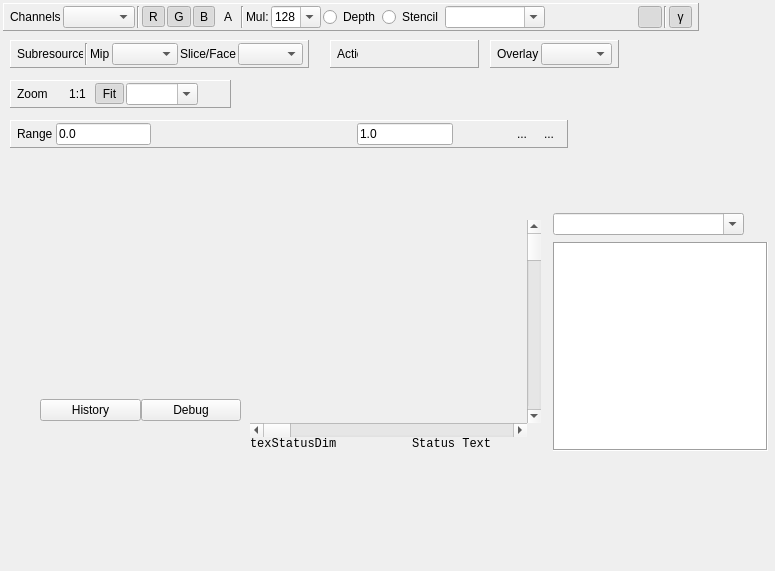
<?xml version="1.0" encoding="UTF-8"?>
<ui version="4.0">
 <class>TextureViewer</class>
 <widget class="QFrame" name="TextureViewer">
  <property name="geometry">
   <rect>
    <x>0</x>
    <y>0</y>
    <width>775</width>
    <height>571</height>
   </rect>
  </property>
  <property name="windowTitle">
   <string>Texture Viewer</string>
  </property>
  <widget class="ToolWindowManager" name="dockarea" native="true">
   <property name="geometry">
    <rect>
     <x>50</x>
     <y>460</y>
     <width>119</width>
     <height>100</height>
    </rect>
   </property>
   <property name="sizePolicy">
    <sizepolicy hsizetype="MinimumExpanding" vsizetype="MinimumExpanding">
     <horstretch>0</horstretch>
     <verstretch>0</verstretch>
    </sizepolicy>
   </property>
   <property name="minimumSize">
    <size>
     <width>100</width>
     <height>100</height>
    </size>
   </property>
   <property name="autoFillBackground">
    <bool>false</bool>
   </property>
  </widget>
  <widget class="QFrame" name="rangeToolbar">
   <property name="geometry">
    <rect>
     <x>10</x>
     <y>120</y>
     <width>558</width>
     <height>28</height>
    </rect>
   </property>
   <property name="minimumSize">
    <size>
     <width>0</width>
     <height>28</height>
    </size>
   </property>
   <property name="frameShape">
    <enum>QFrame::Panel</enum>
   </property>
   <property name="frameShadow">
    <enum>QFrame::Raised</enum>
   </property>
   <layout class="QHBoxLayout" name="horizontalLayout_7">
    <property name="spacing">
     <number>3</number>
    </property>
    <property name="leftMargin">
     <number>6</number>
    </property>
    <property name="topMargin">
     <number>2</number>
    </property>
    <property name="rightMargin">
     <number>6</number>
    </property>
    <property name="bottomMargin">
     <number>2</number>
    </property>
    <item>
     <widget class="QLabel" name="rangeLabel">
      <property name="text">
       <string>Range</string>
      </property>
     </widget>
    </item>
    <item>
     <widget class="RDLineEdit" name="rangeBlack">
      <property name="sizePolicy">
       <sizepolicy hsizetype="Preferred" vsizetype="Fixed">
        <horstretch>0</horstretch>
        <verstretch>0</verstretch>
       </sizepolicy>
      </property>
      <property name="text">
       <string>0.0</string>
      </property>
     </widget>
    </item>
    <item>
     <widget class="RangeHistogram" name="rangeHistogram" native="true">
      <property name="minimumSize">
       <size>
        <width>200</width>
        <height>0</height>
       </size>
      </property>
      <property name="baseSize">
       <size>
        <width>0</width>
        <height>0</height>
       </size>
      </property>
     </widget>
    </item>
    <item>
     <widget class="RDLineEdit" name="rangeWhite">
      <property name="sizePolicy">
       <sizepolicy hsizetype="Preferred" vsizetype="Fixed">
        <horstretch>0</horstretch>
        <verstretch>0</verstretch>
       </sizepolicy>
      </property>
      <property name="text">
       <string>1.0</string>
      </property>
     </widget>
    </item>
    <item>
     <widget class="QToolButton" name="zoomRange">
      <property name="sizePolicy">
       <sizepolicy hsizetype="Fixed" vsizetype="MinimumExpanding">
        <horstretch>0</horstretch>
        <verstretch>0</verstretch>
       </sizepolicy>
      </property>
      <property name="toolTip">
       <string>Zoom the visible range controls to the current black and white points</string>
      </property>
      <property name="text">
       <string/>
      </property>
      <property name="icon">
       <iconset resource="../Resources/resources.qrc">
        <normaloff>:/zoom.png</normaloff>:/zoom.png</iconset>
      </property>
      <property name="autoRaise">
       <bool>true</bool>
      </property>
     </widget>
    </item>
    <item>
     <widget class="RDToolButton" name="autoFit">
      <property name="sizePolicy">
       <sizepolicy hsizetype="Fixed" vsizetype="MinimumExpanding">
        <horstretch>0</horstretch>
        <verstretch>0</verstretch>
       </sizepolicy>
      </property>
      <property name="toolTip">
       <string>Automatically fit the black and white points of the range to the minimum and maximum values contained in the texture</string>
      </property>
      <property name="text">
       <string/>
      </property>
      <property name="icon">
       <iconset resource="../Resources/resources.qrc">
        <normaloff>:/wand.png</normaloff>:/wand.png</iconset>
      </property>
      <property name="checkable">
       <bool>true</bool>
      </property>
      <property name="autoRaise">
       <bool>true</bool>
      </property>
     </widget>
    </item>
    <item>
     <widget class="QToolButton" name="reset01">
      <property name="sizePolicy">
       <sizepolicy hsizetype="Fixed" vsizetype="MinimumExpanding">
        <horstretch>0</horstretch>
        <verstretch>0</verstretch>
       </sizepolicy>
      </property>
      <property name="toolTip">
       <string>Reset to [0, 1]</string>
      </property>
      <property name="text">
       <string>...</string>
      </property>
      <property name="icon">
       <iconset resource="../Resources/resources.qrc">
        <normaloff>:/arrow_undo.png</normaloff>:/arrow_undo.png</iconset>
      </property>
      <property name="autoRaise">
       <bool>true</bool>
      </property>
     </widget>
    </item>
    <item>
     <widget class="QToolButton" name="visualiseRange">
      <property name="sizePolicy">
       <sizepolicy hsizetype="Fixed" vsizetype="MinimumExpanding">
        <horstretch>0</horstretch>
        <verstretch>0</verstretch>
       </sizepolicy>
      </property>
      <property name="toolTip">
       <string>Show a histogram with the distribution of values on top of the visible range</string>
      </property>
      <property name="text">
       <string>...</string>
      </property>
      <property name="icon">
       <iconset resource="../Resources/resources.qrc">
        <normaloff>:/chart_curve.png</normaloff>:/chart_curve.png</iconset>
      </property>
      <property name="checkable">
       <bool>true</bool>
      </property>
      <property name="autoRaise">
       <bool>true</bool>
      </property>
     </widget>
    </item>
   </layout>
  </widget>
  <widget class="QFrame" name="overlayToolbar">
   <property name="geometry">
    <rect>
     <x>490</x>
     <y>40</y>
     <width>129</width>
     <height>28</height>
    </rect>
   </property>
   <property name="minimumSize">
    <size>
     <width>0</width>
     <height>28</height>
    </size>
   </property>
   <property name="frameShape">
    <enum>QFrame::Panel</enum>
   </property>
   <property name="frameShadow">
    <enum>QFrame::Raised</enum>
   </property>
   <layout class="QHBoxLayout" name="horizontalLayout_8">
    <property name="spacing">
     <number>2</number>
    </property>
    <property name="leftMargin">
     <number>6</number>
    </property>
    <property name="topMargin">
     <number>2</number>
    </property>
    <property name="rightMargin">
     <number>6</number>
    </property>
    <property name="bottomMargin">
     <number>2</number>
    </property>
    <item>
     <widget class="QLabel" name="overlayLabel">
      <property name="text">
       <string>Overlay</string>
      </property>
     </widget>
    </item>
    <item>
     <widget class="QComboBox" name="overlay">
      <property name="maxVisibleItems">
       <number>20</number>
      </property>
     </widget>
    </item>
   </layout>
  </widget>
  <widget class="QFrame" name="zoomToolbar">
   <property name="geometry">
    <rect>
     <x>10</x>
     <y>80</y>
     <width>221</width>
     <height>28</height>
    </rect>
   </property>
   <property name="minimumSize">
    <size>
     <width>0</width>
     <height>28</height>
    </size>
   </property>
   <property name="frameShape">
    <enum>QFrame::Panel</enum>
   </property>
   <property name="frameShadow">
    <enum>QFrame::Raised</enum>
   </property>
   <layout class="QHBoxLayout" name="horizontalLayout_9">
    <property name="spacing">
     <number>2</number>
    </property>
    <property name="leftMargin">
     <number>6</number>
    </property>
    <property name="topMargin">
     <number>2</number>
    </property>
    <property name="rightMargin">
     <number>6</number>
    </property>
    <property name="bottomMargin">
     <number>2</number>
    </property>
    <item>
     <widget class="QLabel" name="zoomLabel">
      <property name="text">
       <string>Zoom</string>
      </property>
     </widget>
    </item>
    <item>
     <widget class="QToolButton" name="zoomExactSize">
      <property name="enabled">
       <bool>true</bool>
      </property>
      <property name="toolTip">
       <string>Reset the zoom to 100%</string>
      </property>
      <property name="text">
       <string>1:1</string>
      </property>
      <property name="checkable">
       <bool>false</bool>
      </property>
      <property name="checked">
       <bool>false</bool>
      </property>
      <property name="toolButtonStyle">
       <enum>Qt::ToolButtonTextBesideIcon</enum>
      </property>
      <property name="autoRaise">
       <bool>true</bool>
      </property>
     </widget>
    </item>
    <item>
     <widget class="QToolButton" name="fitToWindow">
      <property name="enabled">
       <bool>true</bool>
      </property>
      <property name="toolTip">
       <string>Fit the current texture to the window</string>
      </property>
      <property name="text">
       <string>Fit</string>
      </property>
      <property name="icon">
       <iconset resource="../Resources/resources.qrc">
        <normaloff>:/arrow_out.png</normaloff>:/arrow_out.png</iconset>
      </property>
      <property name="checkable">
       <bool>true</bool>
      </property>
      <property name="checked">
       <bool>true</bool>
      </property>
      <property name="toolButtonStyle">
       <enum>Qt::ToolButtonTextBesideIcon</enum>
      </property>
      <property name="autoRaise">
       <bool>true</bool>
      </property>
     </widget>
    </item>
    <item>
     <widget class="QComboBox" name="zoomOption">
      <property name="minimumSize">
       <size>
        <width>70</width>
        <height>0</height>
       </size>
      </property>
      <property name="editable">
       <bool>true</bool>
      </property>
      <property name="insertPolicy">
       <enum>QComboBox::NoInsert</enum>
      </property>
     </widget>
    </item>
    <item>
     <widget class="QToolButton" name="flip_y">
      <property name="toolTip">
       <string>Flip the texture in the Y axis</string>
      </property>
      <property name="text">
       <string/>
      </property>
      <property name="icon">
       <iconset resource="../Resources/resources.qrc">
        <normaloff>:/flip_y.png</normaloff>:/flip_y.png</iconset>
      </property>
      <property name="checkable">
       <bool>true</bool>
      </property>
      <property name="autoRaise">
       <bool>true</bool>
      </property>
     </widget>
    </item>
   </layout>
  </widget>
  <widget class="QFrame" name="actionToolbar">
   <property name="geometry">
    <rect>
     <x>330</x>
     <y>40</y>
     <width>149</width>
     <height>28</height>
    </rect>
   </property>
   <property name="minimumSize">
    <size>
     <width>0</width>
     <height>28</height>
    </size>
   </property>
   <property name="frameShape">
    <enum>QFrame::Panel</enum>
   </property>
   <property name="frameShadow">
    <enum>QFrame::Raised</enum>
   </property>
   <layout class="QHBoxLayout" name="horizontalLayout_4">
    <property name="spacing">
     <number>2</number>
    </property>
    <property name="leftMargin">
     <number>6</number>
    </property>
    <property name="topMargin">
     <number>2</number>
    </property>
    <property name="rightMargin">
     <number>6</number>
    </property>
    <property name="bottomMargin">
     <number>2</number>
    </property>
    <item>
     <widget class="QLabel" name="actionLabel">
      <property name="text">
       <string>Actions</string>
      </property>
     </widget>
    </item>
    <item>
     <widget class="QToolButton" name="saveTex">
      <property name="toolTip">
       <string>Save selected Texture</string>
      </property>
      <property name="text">
       <string/>
      </property>
      <property name="icon">
       <iconset resource="../Resources/resources.qrc">
        <normaloff>:/save.png</normaloff>:/save.png</iconset>
      </property>
      <property name="autoRaise">
       <bool>true</bool>
      </property>
     </widget>
    </item>
    <item>
     <widget class="QToolButton" name="texListShow">
      <property name="toolTip">
       <string>Open Texture List</string>
      </property>
      <property name="text">
       <string/>
      </property>
      <property name="icon">
       <iconset resource="../Resources/resources.qrc">
        <normaloff>:/page_white_stack.png</normaloff>:/page_white_stack.png</iconset>
      </property>
      <property name="autoRaise">
       <bool>true</bool>
      </property>
     </widget>
    </item>
    <item>
     <widget class="QToolButton" name="viewTexBuffer">
      <property name="toolTip">
       <string>Open the texture contents in a raw buffer viewer</string>
      </property>
      <property name="text">
       <string/>
      </property>
      <property name="icon">
       <iconset resource="../Resources/resources.qrc">
        <normaloff>:/page_white_code.png</normaloff>:/page_white_code.png</iconset>
      </property>
      <property name="autoRaise">
       <bool>true</bool>
      </property>
     </widget>
    </item>
    <item>
     <widget class="QToolButton" name="locationGoto">
      <property name="toolTip">
       <string>Enter co-ordinates to select a specific pixel location</string>
      </property>
      <property name="text">
       <string/>
      </property>
      <property name="icon">
       <iconset resource="../Resources/resources.qrc">
        <normaloff>:/find.png</normaloff>:/find.png</iconset>
      </property>
      <property name="autoRaise">
       <bool>true</bool>
      </property>
     </widget>
    </item>
    <item>
     <widget class="QToolButton" name="resourceDetails">
      <property name="toolTip">
       <string>Open the currently visible resource's details in the resource inspector</string>
      </property>
      <property name="icon">
       <iconset resource="../Resources/resources.qrc">
        <normaloff>:/link.png</normaloff>:/link.png</iconset>
      </property>
      <property name="autoRaise">
       <bool>true</bool>
      </property>
     </widget>
    </item>
   </layout>
  </widget>
  <widget class="QFrame" name="subresourceToolbar">
   <property name="geometry">
    <rect>
     <x>10</x>
     <y>40</y>
     <width>299</width>
     <height>28</height>
    </rect>
   </property>
   <property name="sizePolicy">
    <sizepolicy hsizetype="Fixed" vsizetype="Preferred">
     <horstretch>0</horstretch>
     <verstretch>0</verstretch>
    </sizepolicy>
   </property>
   <property name="minimumSize">
    <size>
     <width>0</width>
     <height>28</height>
    </size>
   </property>
   <property name="frameShape">
    <enum>QFrame::Panel</enum>
   </property>
   <property name="frameShadow">
    <enum>QFrame::Raised</enum>
   </property>
   <layout class="QHBoxLayout" name="horizontalLayout_6">
    <property name="spacing">
     <number>2</number>
    </property>
    <property name="leftMargin">
     <number>6</number>
    </property>
    <property name="topMargin">
     <number>2</number>
    </property>
    <property name="rightMargin">
     <number>6</number>
    </property>
    <property name="bottomMargin">
     <number>2</number>
    </property>
    <item>
     <widget class="QLabel" name="subResLabel">
      <property name="text">
       <string>Subresource</string>
      </property>
     </widget>
    </item>
    <item>
     <widget class="Line" name="line">
      <property name="orientation">
       <enum>Qt::Vertical</enum>
      </property>
     </widget>
    </item>
    <item>
     <widget class="QLabel" name="mipLabel">
      <property name="text">
       <string>Mip</string>
      </property>
     </widget>
    </item>
    <item>
     <widget class="QComboBox" name="mipLevel">
      <property name="maxVisibleItems">
       <number>20</number>
      </property>
      <property name="sizeAdjustPolicy">
       <enum>QComboBox::AdjustToContents</enum>
      </property>
     </widget>
    </item>
    <item>
     <widget class="QLabel" name="sliceFaceLabel">
      <property name="text">
       <string>Slice/Face</string>
      </property>
     </widget>
    </item>
    <item>
     <widget class="QComboBox" name="sliceFace">
      <property name="maxVisibleItems">
       <number>20</number>
      </property>
      <property name="sizeAdjustPolicy">
       <enum>QComboBox::AdjustToContents</enum>
      </property>
     </widget>
    </item>
   </layout>
  </widget>
  <widget class="QFrame" name="channelsToolbar">
   <property name="geometry">
    <rect>
     <x>3</x>
     <y>3</y>
     <width>696</width>
     <height>28</height>
    </rect>
   </property>
   <property name="sizePolicy">
    <sizepolicy hsizetype="Minimum" vsizetype="Fixed">
     <horstretch>0</horstretch>
     <verstretch>0</verstretch>
    </sizepolicy>
   </property>
   <property name="minimumSize">
    <size>
     <width>0</width>
     <height>28</height>
    </size>
   </property>
   <property name="frameShape">
    <enum>QFrame::Panel</enum>
   </property>
   <property name="frameShadow">
    <enum>QFrame::Raised</enum>
   </property>
   <layout class="QHBoxLayout" name="horizontalLayout_5">
    <property name="spacing">
     <number>2</number>
    </property>
    <property name="leftMargin">
     <number>6</number>
    </property>
    <property name="topMargin">
     <number>2</number>
    </property>
    <property name="rightMargin">
     <number>6</number>
    </property>
    <property name="bottomMargin">
     <number>2</number>
    </property>
    <item>
     <widget class="QLabel" name="channelLabel">
      <property name="text">
       <string>Channels</string>
      </property>
     </widget>
    </item>
    <item>
     <widget class="QComboBox" name="channels">
      <property name="frame">
       <bool>true</bool>
      </property>
     </widget>
    </item>
    <item>
     <widget class="Line" name="line_2">
      <property name="orientation">
       <enum>Qt::Vertical</enum>
      </property>
     </widget>
    </item>
    <item>
     <widget class="RDToolButton" name="channelRed">
      <property name="toolTip">
       <string>Show Red (Right click to toggle solo)</string>
      </property>
      <property name="text">
       <string>R</string>
      </property>
      <property name="checkable">
       <bool>true</bool>
      </property>
      <property name="checked">
       <bool>true</bool>
      </property>
      <property name="autoRaise">
       <bool>true</bool>
      </property>
     </widget>
    </item>
    <item>
     <widget class="RDToolButton" name="channelGreen">
      <property name="toolTip">
       <string>Show Green (Right click to toggle solo)</string>
      </property>
      <property name="text">
       <string>G</string>
      </property>
      <property name="checkable">
       <bool>true</bool>
      </property>
      <property name="checked">
       <bool>true</bool>
      </property>
      <property name="autoRaise">
       <bool>true</bool>
      </property>
     </widget>
    </item>
    <item>
     <widget class="RDToolButton" name="channelBlue">
      <property name="toolTip">
       <string>Show Blue (Right click to toggle solo)</string>
      </property>
      <property name="text">
       <string>B</string>
      </property>
      <property name="checkable">
       <bool>true</bool>
      </property>
      <property name="checked">
       <bool>true</bool>
      </property>
      <property name="popupMode">
       <enum>QToolButton::DelayedPopup</enum>
      </property>
      <property name="autoRaise">
       <bool>true</bool>
      </property>
     </widget>
    </item>
    <item>
     <widget class="RDToolButton" name="channelAlpha">
      <property name="toolTip">
       <string>Show Alpha (Right click to toggle solo)</string>
      </property>
      <property name="text">
       <string>A</string>
      </property>
      <property name="checkable">
       <bool>true</bool>
      </property>
      <property name="autoRaise">
       <bool>true</bool>
      </property>
     </widget>
    </item>
    <item>
     <widget class="Line" name="mulSep">
      <property name="orientation">
       <enum>Qt::Vertical</enum>
      </property>
     </widget>
    </item>
    <item>
     <widget class="QLabel" name="mulLabel">
      <property name="text">
       <string>Mul:</string>
      </property>
     </widget>
    </item>
    <item>
     <widget class="QComboBox" name="hdrMul">
      <property name="sizePolicy">
       <sizepolicy hsizetype="Preferred" vsizetype="Preferred">
        <horstretch>0</horstretch>
        <verstretch>0</verstretch>
       </sizepolicy>
      </property>
      <property name="minimumSize">
       <size>
        <width>50</width>
        <height>0</height>
       </size>
      </property>
      <property name="editable">
       <bool>true</bool>
      </property>
      <property name="currentText">
       <string>128</string>
      </property>
      <property name="insertPolicy">
       <enum>QComboBox::NoInsert</enum>
      </property>
     </widget>
    </item>
    <item>
     <widget class="QRadioButton" name="depthDisplay">
      <property name="text">
       <string>Depth</string>
      </property>
     </widget>
    </item>
    <item>
     <widget class="QRadioButton" name="stencilDisplay">
      <property name="text">
       <string>Stencil</string>
      </property>
     </widget>
    </item>
    <item>
     <widget class="QComboBox" name="customShader">
      <property name="sizePolicy">
       <sizepolicy hsizetype="Preferred" vsizetype="Fixed">
        <horstretch>0</horstretch>
        <verstretch>0</verstretch>
       </sizepolicy>
      </property>
      <property name="minimumSize">
       <size>
        <width>100</width>
        <height>0</height>
       </size>
      </property>
      <property name="editable">
       <bool>true</bool>
      </property>
      <property name="insertPolicy">
       <enum>QComboBox::NoInsert</enum>
      </property>
     </widget>
    </item>
    <item>
     <widget class="QToolButton" name="customCreate">
      <property name="toolTip">
       <string>Create New Custom Shader</string>
      </property>
      <property name="text">
       <string/>
      </property>
      <property name="icon">
       <iconset resource="../Resources/resources.qrc">
        <normaloff>:/add.png</normaloff>:/add.png</iconset>
      </property>
      <property name="autoRaise">
       <bool>true</bool>
      </property>
     </widget>
    </item>
    <item>
     <widget class="QToolButton" name="customEdit">
      <property name="toolTip">
       <string>Edit Selected Shader</string>
      </property>
      <property name="text">
       <string/>
      </property>
      <property name="icon">
       <iconset resource="../Resources/resources.qrc">
        <normaloff>:/page_white_edit.png</normaloff>:/page_white_edit.png</iconset>
      </property>
      <property name="autoRaise">
       <bool>true</bool>
      </property>
     </widget>
    </item>
    <item>
     <widget class="QToolButton" name="customDelete">
      <property name="toolTip">
       <string>Delete Custom Shader</string>
      </property>
      <property name="text">
       <string/>
      </property>
      <property name="icon">
       <iconset resource="../Resources/resources.qrc">
        <normaloff>:/del.png</normaloff>:/del.png</iconset>
      </property>
      <property name="autoRaise">
       <bool>true</bool>
      </property>
     </widget>
    </item>
    <item>
     <widget class="QToolButton" name="backcolorPick">
      <property name="toolTip">
       <string>Alpha: Pick Solid Background Color</string>
      </property>
      <property name="text">
       <string/>
      </property>
      <property name="icon">
       <iconset resource="../Resources/resources.qrc">
        <normaloff>:/color_wheel.png</normaloff>:/color_wheel.png</iconset>
      </property>
      <property name="checkable">
       <bool>true</bool>
      </property>
      <property name="autoRaise">
       <bool>true</bool>
      </property>
     </widget>
    </item>
    <item>
     <widget class="QToolButton" name="checkerBack">
      <property name="toolTip">
       <string>Alpha: Show Checkerboard Background</string>
      </property>
      <property name="text">
       <string/>
      </property>
      <property name="icon">
       <iconset resource="../Resources/resources.qrc">
        <normaloff>:/checkerboard.png</normaloff>:/checkerboard.png</iconset>
      </property>
      <property name="checkable">
       <bool>true</bool>
      </property>
      <property name="checked">
       <bool>true</bool>
      </property>
      <property name="autoRaise">
       <bool>true</bool>
      </property>
     </widget>
    </item>
    <item>
     <widget class="Line" name="gammaSep">
      <property name="orientation">
       <enum>Qt::Vertical</enum>
      </property>
     </widget>
    </item>
    <item>
     <widget class="QToolButton" name="gammaDisplay">
      <property name="minimumSize">
       <size>
        <width>23</width>
        <height>22</height>
       </size>
      </property>
      <property name="toolTip">
       <string>Override display of linear data in gamma space

See FAQ on &quot;Gamma display of linear data&quot;</string>
      </property>
      <property name="text">
       <string>γ</string>
      </property>
      <property name="checkable">
       <bool>true</bool>
      </property>
      <property name="checked">
       <bool>true</bool>
      </property>
      <property name="autoRaise">
       <bool>true</bool>
      </property>
     </widget>
    </item>
   </layout>
  </widget>
  <widget class="QWidget" name="renderContainer" native="true">
   <property name="geometry">
    <rect>
     <x>250</x>
     <y>220</y>
     <width>291</width>
     <height>231</height>
    </rect>
   </property>
   <property name="sizePolicy">
    <sizepolicy hsizetype="Minimum" vsizetype="Minimum">
     <horstretch>0</horstretch>
     <verstretch>0</verstretch>
    </sizepolicy>
   </property>
   <property name="minimumSize">
    <size>
     <width>100</width>
     <height>100</height>
    </size>
   </property>
   <layout class="QVBoxLayout" name="renderLayout">
    <property name="spacing">
     <number>0</number>
    </property>
    <property name="leftMargin">
     <number>0</number>
    </property>
    <property name="topMargin">
     <number>0</number>
    </property>
    <property name="rightMargin">
     <number>0</number>
    </property>
    <property name="bottomMargin">
     <number>0</number>
    </property>
    <item>
     <layout class="QGridLayout" name="gridLayout">
      <property name="spacing">
       <number>0</number>
      </property>
      <item row="1" column="0">
       <widget class="CustomPaintWidget" name="render" native="true">
        <property name="sizePolicy">
         <sizepolicy hsizetype="Preferred" vsizetype="MinimumExpanding">
          <horstretch>0</horstretch>
          <verstretch>0</verstretch>
         </sizepolicy>
        </property>
       </widget>
      </item>
      <item row="1" column="1">
       <widget class="QScrollBar" name="renderVScroll">
        <property name="orientation">
         <enum>Qt::Vertical</enum>
        </property>
       </widget>
      </item>
      <item row="2" column="0">
       <widget class="QScrollBar" name="renderHScroll">
        <property name="orientation">
         <enum>Qt::Horizontal</enum>
        </property>
       </widget>
      </item>
     </layout>
    </item>
    <item>
     <layout class="QHBoxLayout" name="statusbar">
      <item>
       <widget class="QLabel" name="texStatusDim">
        <property name="sizePolicy">
         <sizepolicy hsizetype="Minimum" vsizetype="Minimum">
          <horstretch>0</horstretch>
          <verstretch>0</verstretch>
         </sizepolicy>
        </property>
        <property name="font">
         <font>
          <family>Consolas</family>
         </font>
        </property>
        <property name="text">
         <string>texStatusDim</string>
        </property>
       </widget>
      </item>
      <item>
       <widget class="QWidget" name="pickSwatch" native="true">
        <property name="sizePolicy">
         <sizepolicy hsizetype="Fixed" vsizetype="Fixed">
          <horstretch>0</horstretch>
          <verstretch>0</verstretch>
         </sizepolicy>
        </property>
        <property name="minimumSize">
         <size>
          <width>32</width>
          <height>14</height>
         </size>
        </property>
       </widget>
      </item>
      <item>
       <widget class="QLabel" name="statusText">
        <property name="sizePolicy">
         <sizepolicy hsizetype="Minimum" vsizetype="Minimum">
          <horstretch>0</horstretch>
          <verstretch>0</verstretch>
         </sizepolicy>
        </property>
        <property name="font">
         <font>
          <family>Consolas</family>
         </font>
        </property>
        <property name="text">
         <string>Status Text</string>
        </property>
       </widget>
      </item>
     </layout>
    </item>
   </layout>
  </widget>
  <widget class="QWidget" name="pixelContextLayout" native="true">
   <property name="geometry">
    <rect>
     <x>40</x>
     <y>240</y>
     <width>201</width>
     <height>181</height>
    </rect>
   </property>
   <layout class="QHBoxLayout" name="horizontalLayout">
    <property name="spacing">
     <number>0</number>
    </property>
    <property name="leftMargin">
     <number>0</number>
    </property>
    <property name="topMargin">
     <number>0</number>
    </property>
    <property name="rightMargin">
     <number>0</number>
    </property>
    <property name="bottomMargin">
     <number>0</number>
    </property>
    <item>
     <layout class="QGridLayout" name="pixelcontextgrid">
      <item row="0" column="0" colspan="2">
       <widget class="CustomPaintWidget" name="pixelContext" native="true">
        <property name="sizePolicy">
         <sizepolicy hsizetype="Preferred" vsizetype="MinimumExpanding">
          <horstretch>0</horstretch>
          <verstretch>0</verstretch>
         </sizepolicy>
        </property>
       </widget>
      </item>
      <item row="1" column="0">
       <widget class="QPushButton" name="pixelHistory">
        <property name="text">
         <string>History</string>
        </property>
       </widget>
      </item>
      <item row="1" column="1">
       <widget class="QPushButton" name="debugPixelContext">
        <property name="text">
         <string>Debug</string>
        </property>
       </widget>
      </item>
     </layout>
    </item>
   </layout>
  </widget>
  <widget class="ThumbnailStrip" name="inputThumbs" native="true">
   <property name="geometry">
    <rect>
     <x>40</x>
     <y>470</y>
     <width>120</width>
     <height>80</height>
    </rect>
   </property>
  </widget>
  <widget class="ThumbnailStrip" name="outputThumbs" native="true">
   <property name="geometry">
    <rect>
     <x>210</x>
     <y>470</y>
     <width>120</width>
     <height>80</height>
    </rect>
   </property>
  </widget>
  <widget class="QFrame" name="textureListFrame">
   <property name="geometry">
    <rect>
     <x>550</x>
     <y>210</y>
     <width>221</width>
     <height>244</height>
    </rect>
   </property>
   <property name="frameShape">
    <enum>QFrame::NoFrame</enum>
   </property>
   <property name="frameShadow">
    <enum>QFrame::Plain</enum>
   </property>
   <layout class="QVBoxLayout" name="verticalLayout">
    <property name="spacing">
     <number>6</number>
    </property>
    <property name="leftMargin">
     <number>3</number>
    </property>
    <property name="topMargin">
     <number>3</number>
    </property>
    <property name="rightMargin">
     <number>3</number>
    </property>
    <property name="bottomMargin">
     <number>3</number>
    </property>
    <item>
     <layout class="QHBoxLayout" name="textureListControls">
      <property name="spacing">
       <number>0</number>
      </property>
      <item>
       <widget class="QComboBox" name="textureListFilter">
        <property name="sizePolicy">
         <sizepolicy hsizetype="MinimumExpanding" vsizetype="Fixed">
          <horstretch>0</horstretch>
          <verstretch>0</verstretch>
         </sizepolicy>
        </property>
        <property name="editable">
         <bool>true</bool>
        </property>
       </widget>
      </item>
      <item>
       <widget class="QToolButton" name="cancelTextureListFilter">
        <property name="text">
         <string/>
        </property>
        <property name="icon">
         <iconset resource="../Resources/resources.qrc">
          <normaloff>:/cross.png</normaloff>:/cross.png</iconset>
        </property>
        <property name="autoRaise">
         <bool>true</bool>
        </property>
       </widget>
      </item>
     </layout>
    </item>
    <item>
     <widget class="RDListView" name="textureList">
      <property name="frameShape">
       <enum>QFrame::Box</enum>
      </property>
      <property name="frameShadow">
       <enum>QFrame::Sunken</enum>
      </property>
      <property name="editTriggers">
       <set>QAbstractItemView::NoEditTriggers</set>
      </property>
      <property name="showDropIndicator" stdset="0">
       <bool>false</bool>
      </property>
      <property name="defaultDropAction">
       <enum>Qt::CopyAction</enum>
      </property>
      <property name="selectionMode">
       <enum>QAbstractItemView::NoSelection</enum>
      </property>
      <property name="viewMode">
       <enum>QListView::ListMode</enum>
      </property>
      <property name="uniformItemSizes">
       <bool>true</bool>
      </property>
     </widget>
    </item>
   </layout>
  </widget>
 </widget>
 <customwidgets>
  <customwidget>
   <class>ToolWindowManager</class>
   <extends>QWidget</extends>
   <header>3rdparty/toolwindowmanager/ToolWindowManager.h</header>
  </customwidget>
  <customwidget>
   <class>CustomPaintWidget</class>
   <extends>QWidget</extends>
   <header>Widgets/CustomPaintWidget.h</header>
  </customwidget>
  <customwidget>
   <class>RDLineEdit</class>
   <extends>QLineEdit</extends>
   <header>Widgets/Extended/RDLineEdit.h</header>
  </customwidget>
  <customwidget>
   <class>ThumbnailStrip</class>
   <extends>QWidget</extends>
   <header>Widgets/ThumbnailStrip.h</header>
   <container>1</container>
  </customwidget>
  <customwidget>
   <class>RDListView</class>
   <extends>QListView</extends>
   <header>Widgets/Extended/RDListView.h</header>
  </customwidget>
  <customwidget>
   <class>RangeHistogram</class>
   <extends>QWidget</extends>
   <header>Widgets/RangeHistogram.h</header>
   <container>1</container>
  </customwidget>
  <customwidget>
   <class>RDToolButton</class>
   <extends>QToolButton</extends>
   <header>Widgets/Extended/RDToolButton.h</header>
  </customwidget>
 </customwidgets>
 <resources>
  <include location="../Resources/resources.qrc"/>
 </resources>
 <connections/>
</ui>
